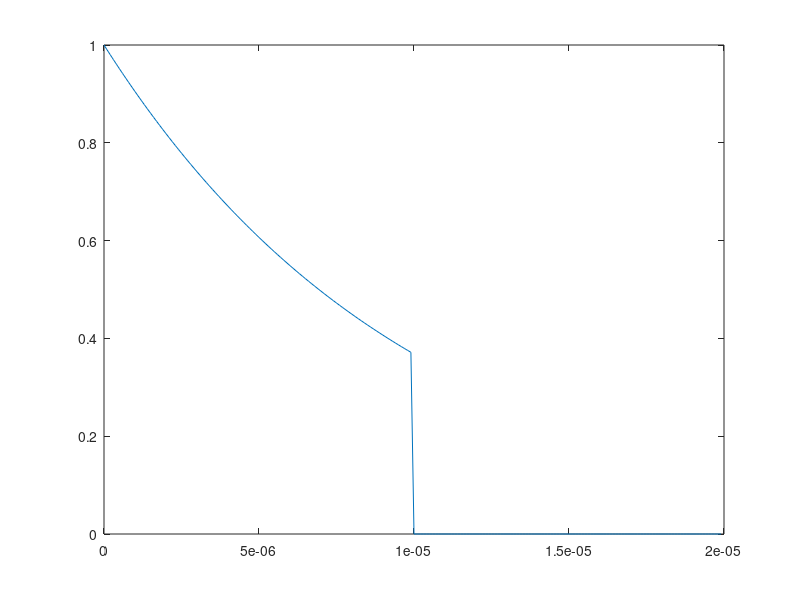

Reproduce this figure in MATLAB. (Note: this script raises an error after producing the figure.)
clc;
close all;
clear all;

T=[0 : 100.*10^(-9): 20.*10^(-6)-100.*10^(-9)]
for t=1:length(T)/2
    p(t)=exp(-T(t)/0.00001);
end
for t=(length(T)/2+1):1:length(T)
    p(t)=0;
end
plot(T, p)
syms t;
tm=sqrt(int((exp(-t/0.00001)*t),0,10^(-5))./int(exp(-t/0.00001),0,10^(-5)))
syms t;
trms=sqrt(int(exp(-t/0.00001)*(t-tm)^2, 0, 10^(-5))./int(exp(-t/0.00001),0,10^(-5)))